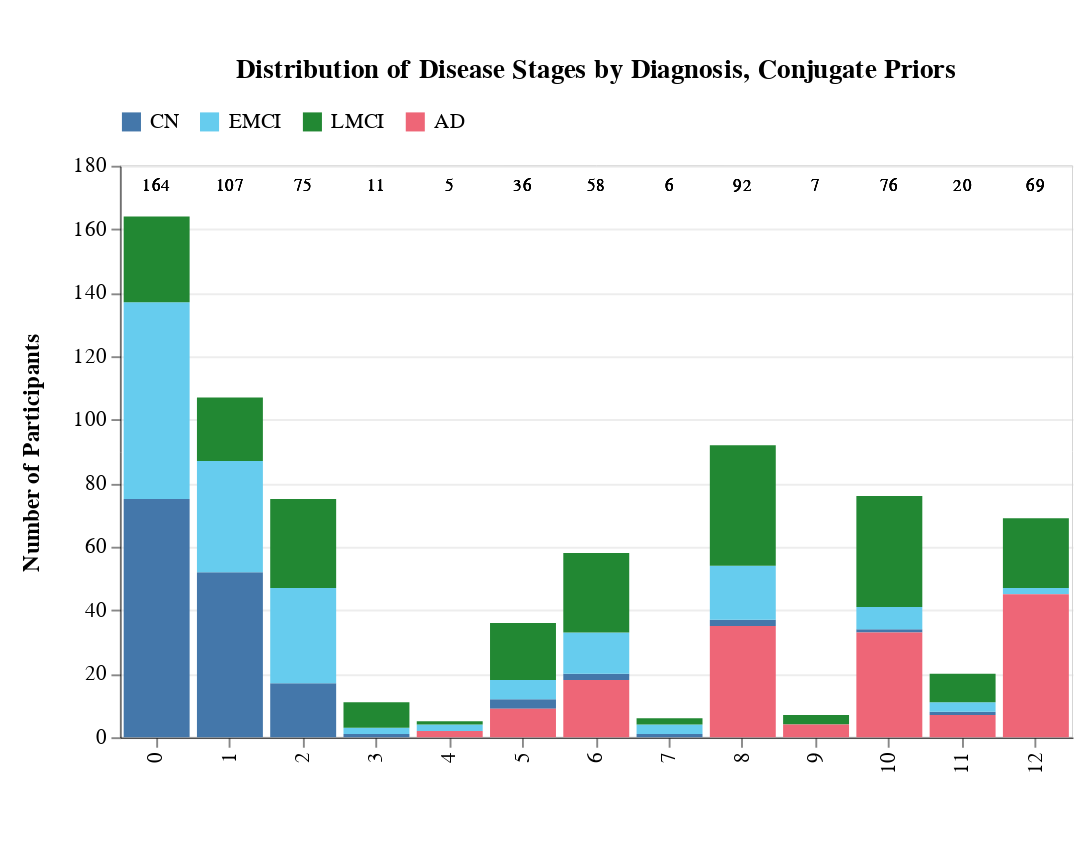

The notebook cell saved with this chart:
### Markdown cell above
## Conjugate Priors

### Code cell
cp_stages, ml_stages_plot, cp_runtime = get_ml_stages_and_plot('conjugate_priors')
ml_stages_plot

### Figure 1 — Vega-Lite specification as saved in the notebook (floating-point values rounded to 4 significant figures)
{"config": {"view": {"continuousWidth": 300, "continuousHeight": 300, "stroke": "lightgray", "strokeWidth": 0.5}, "axis": {"domain": true, "domainColor": "black", "domainWidth": 0.5, "grid": true, "gridColor": "lightgray", "gridOpacity": 0.3, "labelColor": "black", "labelFont": "Arial", "titleColor": "black", "titleFont": "Arial"}}, "layer": [{"mark": {"type": "bar"}, "encoding": {"color": {"field": "Diagnosis", "legend": {"columns": 4, "direction": "horizontal", "labelFontSize": 11, "orient": "top", "symbolSize": 100, "title": null}, "scale": {"domain": ["CN", "EMCI", "LMCI", "AD"], "range": ["#4477AA", "#66CCEE", "#228833", "#EE6677"]}, "type": "nominal"}, "order": {"field": "Diagnosis", "sort": "ascending", "type": "nominal"}, "tooltip": [{"field": "Stage", "title": "Stage", "type": "ordinal"}, {"field": "Diagnosis", "title": "Diagnosis", "type": "nominal"}, {"field": "Count", "title": "Count", "type": "quantitative"}, {"field": "Percentage", "format": ".1%", "title": "Percentage", "type": "quantitative"}], "x": {"axis": {"grid": false, "labelFontSize": 11, "titleFont": "Arial", "titleFontSize": 12, "titlePadding": 15}, "field": "Stage", "title": "", "type": "ordinal"}, "y": {"axis": {"grid": true, "gridOpacity": 0.4, "labelFontSize": 11, "titleFont": "Arial", "titleFontSize": 12, "titlePadding": 15}, "field": "Count", "title": "Number of Participants", "type": "quantitative"}}, "title": {"text": "Distribution of Disease Stages by Diagnosis, Conjugate Priors", "anchor": "middle", "fontSize": 14, "dy": -10}}, {"mark": {"type": "text", "align": "center", "baseline": "bottom", "dy": -5, "fontSize": 9}, "encoding": {"text": {"field": "Total", "format": ",d", "type": "quantitative"}, "tooltip": [{"field": "Stage", "title": "Stage", "type": "ordinal"}, {"field": "Total", "format": ",d", "title": "Total Sample Size", "type": "quantitative"}], "x": {"field": "Stage", "type": "ordinal"}, "y": {"value": 20}}, "title": {"text": "Distribution of Disease Stages by Diagnosis, Conjugate Priors", "anchor": "middle", "fontSize": 14, "dy": -10}}], "data": {"name": "data-e6b30d167c96708213263220ab0b5cf8"}, "height": 300, "padding": {"left": 10, "top": 30, "right": 10, "bottom": 40}, "width": 500, "$schema": "https://vega.github.io/schema/vega-lite/v5.20.1.json", "datasets": {"data-e6b30d167c96708213263220ab0b5cf8": [{"Stage": 0, "Diagnosis": "CN", "Count": 75, "Total": 164, "Percentage": 0.4573}, {"Stage": 0, "Diagnosis": "EMCI", "Count": 62, "Total": 164, "Percentage": 0.378}, {"Stage": 0, "Diagnosis": "LMCI", "Count": 27, "Total": 164, "Percentage": 0.1646}, {"Stage": 0, "Diagnosis": "AD", "Count": 0, "Total": 164, "Percentage": 0.0}, {"Stage": 1, "Diagnosis": "CN", "Count": 52, "Total": 107, "Percentage": 0.486}, {"Stage": 1, "Diagnosis": "EMCI", "Count": 35, "Total": 107, "Percentage": 0.3271}, {"Stage": 1, "Diagnosis": "LMCI", "Count": 20, "Total": 107, "Percentage": 0.1869}, {"Stage": 1, "Diagnosis": "AD", "Count": 0, "Total": 107, "Percentage": 0.0}, {"Stage": 2, "Diagnosis": "CN", "Count": 17, "Total": 75, "Percentage": 0.2267}, {"Stage": 2, "Diagnosis": "EMCI", "Count": 30, "Total": 75, "Percentage": 0.4}, {"Stage": 2, "Diagnosis": "LMCI", "Count": 28, "Total": 75, "Percentage": 0.3733}, {"Stage": 2, "Diagnosis": "AD", "Count": 0, "Total": 75, "Percentage": 0.0}, {"Stage": 3, "Diagnosis": "CN", "Count": 1, "Total": 11, "Percentage": 0.09091}, {"Stage": 3, "Diagnosis": "EMCI", "Count": 2, "Total": 11, "Percentage": 0.1818}, {"Stage": 3, "Diagnosis": "LMCI", "Count": 8, "Total": 11, "Percentage": 0.7273}, {"Stage": 3, "Diagnosis": "AD", "Count": 0, "Total": 11, "Percentage": 0.0}, {"Stage": 4, "Diagnosis": "CN", "Count": 0, "Total": 5, "Percentage": 0.0}, {"Stage": 4, "Diagnosis": "EMCI", "Count": 2, "Total": 5, "Percentage": 0.4}, {"Stage": 4, "Diagnosis": "LMCI", "Count": 1, "Total": 5, "Percentage": 0.2}, {"Stage": 4, "Diagnosis": "AD", "Count": 2, "Total": 5, "Percentage": 0.4}, {"Stage": 5, "Diagnosis": "CN", "Count": 3, "Total": 36, "Percentage": 0.08333}, {"Stage": 5, "Diagnosis": "EMCI", "Count": 6, "Total": 36, "Percentage": 0.1667}, {"Stage": 5, "Diagnosis": "LMCI", "Count": 18, "Total": 36, "Percentage": 0.5}, {"Stage": 5, "Diagnosis": "AD", "Count": 9, "Total": 36, "Percentage": 0.25}, {"Stage": 6, "Diagnosis": "CN", "Count": 2, "Total": 58, "Percentage": 0.03448}, {"Stage": 6, "Diagnosis": "EMCI", "Count": 13, "Total": 58, "Percentage": 0.2241}, {"Stage": 6, "Diagnosis": "LMCI", "Count": 25, "Total": 58, "Percentage": 0.431}, {"Stage": 6, "Diagnosis": "AD", "Count": 18, "Total": 58, "Percentage": 0.3103}, {"Stage": 7, "Diagnosis": "CN", "Count": 1, "Total": 6, "Percentage": 0.1667}, {"Stage": 7, "Diagnosis": "EMCI", "Count": 3, "Total": 6, "Percentage": 0.5}, {"Stage": 7, "Diagnosis": "LMCI", "Count": 2, "Total": 6, "Percentage": 0.3333}, {"Stage": 7, "Diagnosis": "AD", "Count": 0, "Total": 6, "Percentage": 0.0}, {"Stage": 8, "Diagnosis": "CN", "Count": 2, "Total": 92, "Percentage": 0.02174}, {"Stage": 8, "Diagnosis": "EMCI", "Count": 17, "Total": 92, "Percentage": 0.1848}, {"Stage": 8, "Diagnosis": "LMCI", "Count": 38, "Total": 92, "Percentage": 0.413}, {"Stage": 8, "Diagnosis": "AD", "Count": 35, "Total": 92, "Percentage": 0.3804}, {"Stage": 9, "Diagnosis": "CN", "Count": 0, "Total": 7, "Percentage": 0.0}, {"Stage": 9, "Diagnosis": "EMCI", "Count": 0, "Total": 7, "Percentage": 0.0}, {"Stage": 9, "Diagnosis": "LMCI", "Count": 3, "Total": 7, "Percentage": 0.4286}, {"Stage": 9, "Diagnosis": "AD", "Count": 4, "Total": 7, "Percentage": 0.5714}, {"Stage": 10, "Diagnosis": "CN", "Count": 1, "Total": 76, "Percentage": 0.01316}, {"Stage": 10, "Diagnosis": "EMCI", "Count": 7, "Total": 76, "Percentage": 0.09211}, {"Stage": 10, "Diagnosis": "LMCI", "Count": 35, "Total": 76, "Percentage": 0.4605}, {"Stage": 10, "Diagnosis": "AD", "Count": 33, "Total": 76, "Percentage": 0.4342}, {"Stage": 11, "Diagnosis": "CN", "Count": 1, "Total": 20, "Percentage": 0.05}, {"Stage": 11, "Diagnosis": "EMCI", "Count": 3, "Total": 20, "Percentage": 0.15}, {"Stage": 11, "Diagnosis": "LMCI", "Count": 9, "Total": 20, "Percentage": 0.45}, {"Stage": 11, "Diagnosis": "AD", "Count": 7, "Total": 20, "Percentage": 0.35}, {"Stage": 12, "Diagnosis": "CN", "Count": 0, "Total": 69, "Percentage": 0.0}, {"Stage": 12, "Diagnosis": "EMCI", "Count": 2, "Total": 69, "Percentage": 0.02899}, {"Stage": 12, "Diagnosis": "LMCI", "Count": 22, "Total": 69, "Percentage": 0.3188}, {"Stage": 12, "Diagnosis": "AD", "Count": 45, "Total": 69, "Percentage": 0.6522}]}}
